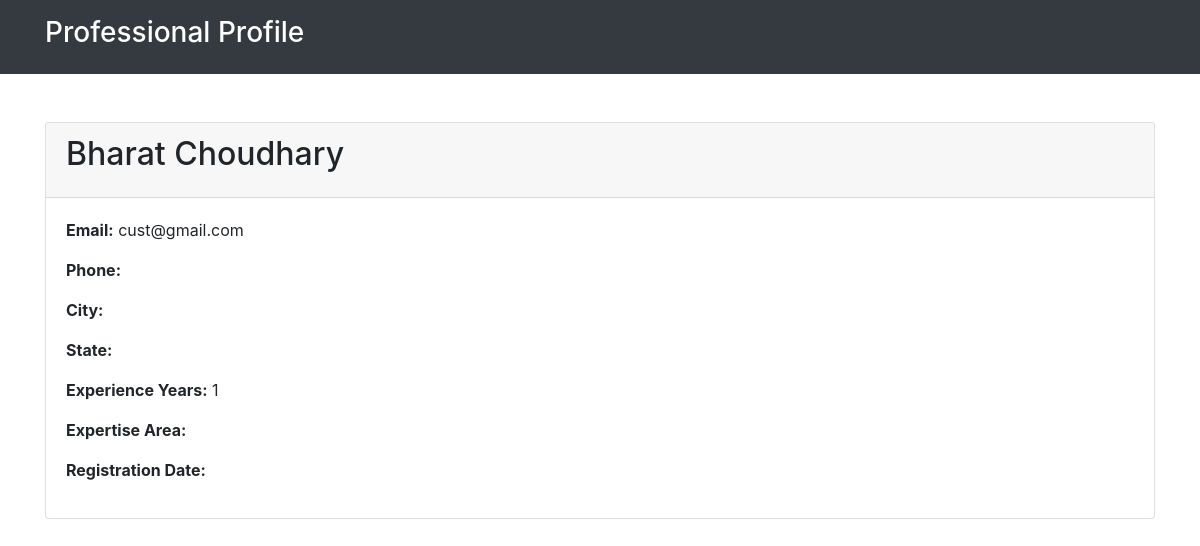
The page /admin/view_professional/1 on the database its author committed.
### models.py (models this page shows, shortened)
class Professional(db.Model):
    __tablename__ = 'professionals'
    professional_id = db.Column(db.Integer, primary_key=True)
    full_name = db.Column(db.String(100), nullable=False)
    email = db.Column(db.String(120), unique=True, nullable=False)
    phone = db.Column(db.String(20), nullable=False)
    experience_years = db.Column(db.Integer, nullable=False)
    password_hash = db.Column(db.String(128))
    is_verified = db.Column(db.Boolean, default=False)
    avg_rating = db.Column(db.Float, default=0.0)
    total_ratings = db.Column(db.Integer, default=0)
    created_at = db.Column(db.DateTime, default=datetime.utcnow)
    service_requests = db.relationship('ServiceRequest', backref='professional', lazy=True)
    ratings = db.relationship('ProfessionalRating', backref='professional', lazy=True)
    professional_services = db.relationship('ProfessionalService', backref='professional', lazy=True)

### routes.py (the view)
@app.route('/admin/view_professional/<int:professional_id>')
def view_professional(professional_id):
    professional = Professional.query.get_or_404(professional_id)
    return render_template('admin/view_professional.html', professional=professional)

### routes.py (called while the page is built)
@app.context_processor
def inject_current_user():
    return dict(current_user=current_user)

@app.before_request
def make_session_permanent():
    session.permanent = True
    app.permanent_session_lifetime = timedelta(days=5)

### templates/admin/view_professional.html (shortened to what this page needs)
<!DOCTYPE html>
<html lang="en">
<head>
    <link href="https://stackpath.bootstrapcdn.com/bootstrap/4.5.2/css/bootstrap.min.css" rel="stylesheet">
</head>
<body>
    <header class="bg-dark text-white py-3">
        <div class="container">
            <h1 class="h3">Professional Profile</h1>
        </div>
    </header>
    <main class="container my-5">
        <div class="card">
            <div class="card-header">
                <h2 class="card-title">{{ professional.full_name }}</h2>
            </div>
            <div class="card-body">
                <p><strong>Email:</strong> {{ professional.email }}</p>
                <p><strong>Phone:</strong> {{ professional.phone_number }}</p>
                <p><strong>City:</strong> {{ professional.city }}</p>
                <p><strong>State:</strong> {{ professional.state }}</p>
                <p><strong>Experience Years:</strong> {{ professional.experience_years }}</p>
                <p><strong>Expertise Area:</strong> {{ professional.expertise_area }}</p>
                <p><strong>Registration Date:</strong>{{ professional.registration_date }}</p>
            </div>
        </div>
    </main>
</body>
</html>

### rows shown on the page
Professional: full_name "Bharat Choudhary", email "cust@gmail.com", experience_years "1"
